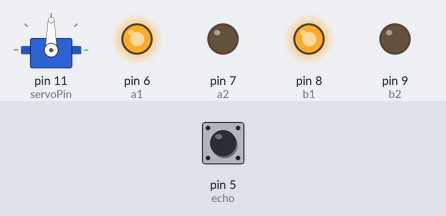
Bench run of a sketch on a simulated Arduino Uno, built with avr-gcc and run on an emulated ATmega328P. Shown: servo, output pins drawn as LEDs (lit = HIGH). The inputs (shaded band) are chosen by the test bench; at power-on: pin 5 (echo) LOW. Pins used as bus, display or sensor lines are not drawn.

Above: at 1.2 s.
1.3 s: pin 5 (echo) pulsed HIGH 2 times (0.12 s each, 0.3 s apart)
At 2.4 s:
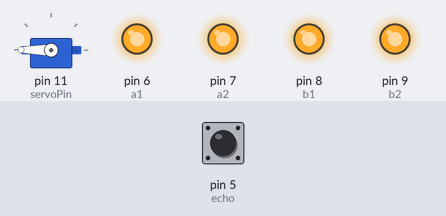
At 5.1 s:
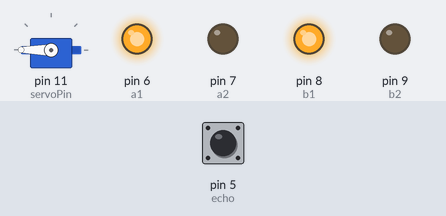
Timing chart, 0 to 6.6 s (numbered marks = the images above; inputs shaded):
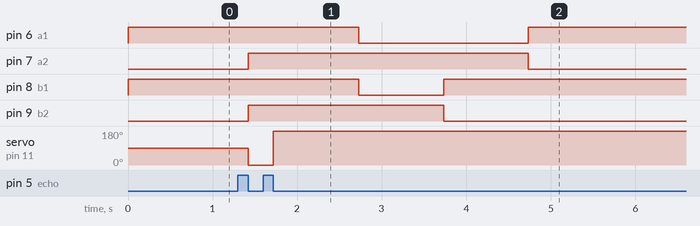

Measured:
- after the input at 1.3 s, pin 6 (a1): HIGH → LOW after 1.4 s, → HIGH 2.0 s later; pin 7 (a2): LOW → HIGH after 0.12 s, → LOW 3.3 s later; pin 8 (b1): HIGH → LOW after 1.4 s, → HIGH 1.0 s later; pin 9 (b2): LOW → HIGH after 0.12 s, → LOW 2.3 s later; servo on pin 11 (servoPin): 90° → 0° after 0.12 s, → 180° 0.30 s later

The sketch:

obsavoider.ino
```cpp
//servo motor
#include<Servo.h>
Servo servo;
int servoPin=11;
//ultrasonic sensor
int trig=4;
int echo=5;
int dis,disl,disr;
//motor driver
int a1=6;
int a2=7;
int b1=8;
int b2=9;

int ultrasonic();
void motor(bool,bool,bool,bool);

void setup()
{
  Serial.begin(9600);
  servo.attach(servoPin);
  pinMode(trig,OUTPUT);
  pinMode(echo,INPUT);
  pinMode(a1,OUTPUT);
  pinMode(a2,OUTPUT);
  pinMode(b1,OUTPUT);
  pinMode(b2,OUTPUT);
}

void loop()
{
  //forward movement
  motor(HIGH,LOW,HIGH,LOW);
  //sensor
  dis=ultrasonic();
  //brake
  if(dis>=5)
  { //break
    motor(HIGH,HIGH,HIGH,HIGH);
    //check
    servo.write(0);
    disl=ultrasonic();
    servo.write(180);
    disr=ultrasonic();
    //backup
    motor(LOW,HIGH,LOW,HIGH);
    delay(1000);
    motor(HIGH,HIGH,HIGH,HIGH);
    if(disl>=disr)
    motor(LOW,HIGH,HIGH,LOW);
    else
    motor(HIGH,LOW,LOW,HIGH);
    delay(1000);
  }
}

int ultrasonic()
{
  long dur;
  int distance;
  digitalWrite(trig,LOW);
  delay(2);
  digitalWrite(trig,HIGH);
  delay(10);
  digitalWrite(trig,LOW);
  dur=pulseIn(echo,HIGH);
  distance=dur*0.0343/2;//in cm
  return distance;
}

void motor(bool p1,bool p2,bool q1,bool q2)
{
    digitalWrite(a1,p1);
    digitalWrite(a2,p2);
    digitalWrite(b1,q1);
    digitalWrite(b2,q2);
}
```
